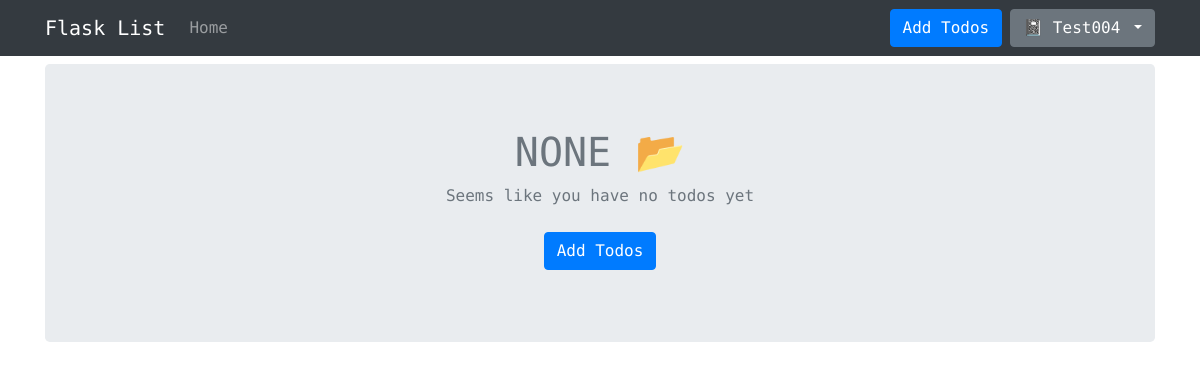
Before: /list/3 (signed in) with the older database file.
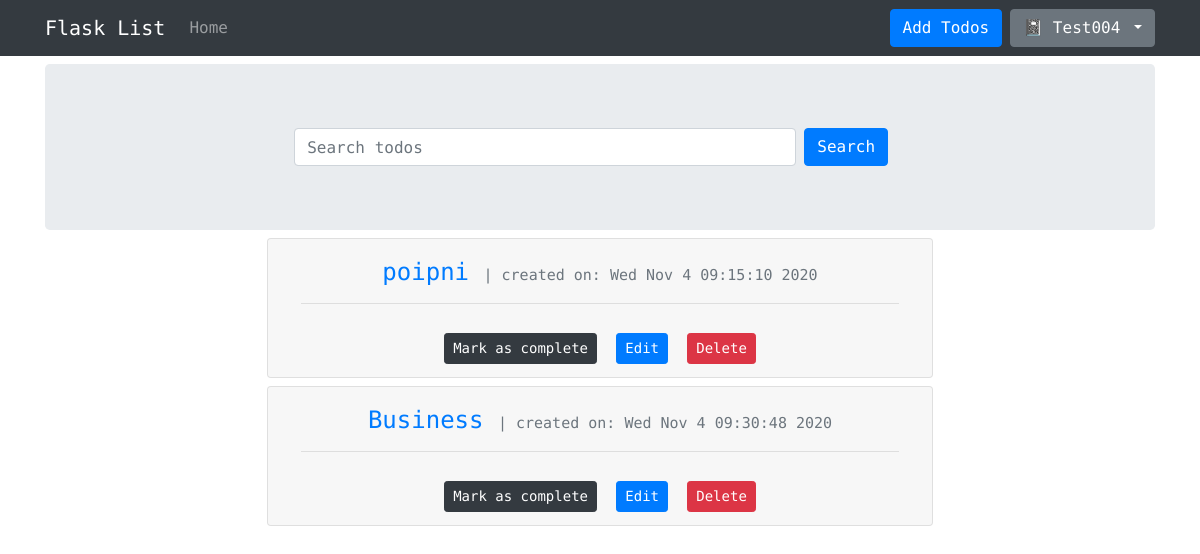
After: the same page with the newer database file.
### ListProject/models.py (models this page shows, shortened)
class Todo(db.Model):
    __tablename__ = 'todos'
    id = db.Column(db.Integer, primary_key=True)
    title = db.Column(db.String(30), nullable=False)
    description = db.Column(db.Text, nullable=False)
    date_posted = db.Column(db.DateTime, default=datetime.utcnow)
    user_id = db.Column(db.Integer, db.ForeignKey('users.id'), nullable=False)
    def render_todo(self):
        return {'id': self.id,
                'title': self.title,
                'description': self.description,
                'post_date': self.date_posted,
                'author': self.user_id}

### main.py (the view)
@app.route('/list/<int:user_id>')
@login_required
def list(user_id):
    user = User.query.get_or_404(user_id)
    todos = user.tasks
    todo_list = []
    for todo in todos:
        n_todo = todo.render_todo()
        todo_list.append(n_todo)
    return render_template('list.html', todo_list=todo_list)

### ListProject/models.py (called while the page is built)
@login_manager.user_loader
def load_user(user_id):
    return User.query.get(user_id)

### ListProject/templates/list.html (shortened to what this page needs)
{% extends "base.html" %}
{% block content %}
{% if todo_list |length >= 1 %}
  {% include 'includes/search.html' %}
  <div class="text-center my-2">
  {% for todo in todo_list %}
    {% if current_user.id == todo['author'] %}
      <div class="accordion my-2" id="accordionExample">
          <div class="card my-2">
            <div class="card-header" id="headingOne">
              <h2 class="mb-0">
                <button id="td-h" class="btn btn-link btn-block text-left" type="button" data-toggle="collapse" data-target="#collapse{{ todo['id'] }}" aria-expanded="true" aria-controls="collapse{{ todo['id'] }}">
                  <h4 style="text-align: center;">{{ todo['title'] }} <small class="text-muted" style="font-size: 15px;"> | created on: {{ todo['post_date'].strftime("%c") }}</small></h4><hr>
                  <button class="btn btn-dark btn-sm" id="cpl-btn">Mark as complete</button>
                  <a href="/todo/{{ todo['id'] }}/edit" class="btn btn-primary btn-sm">Edit</a>
                  {% include 'includes/modal.html' %}
                </button>
              </h2>
            </div>
          </div>
        </div>
    {% endif %}
  {% endfor %}
{% else %}
  {% include 'includes/none.html' %}
  </div>
{% endif %}
{% endblock %}

### ListProject/templates/includes/modal.html (shortened to what this page needs)
<button type="button" class="btn btn-danger btn-sm" data-toggle="modal" data-target="#todo{{ todo['id'] }}">
  Delete
</button>

Changed rows visible on the page:
added Todo: title "poipni", post_date "Wed Nov 4 09:15:10 2020"
added Todo: title "Business", post_date "Wed Nov 4 09:30:48 2020"
Other visible differences:
text no longer shown: "NONE 📂 Seems like you have no todos yet Add Todos"
text now shown: "Search"
